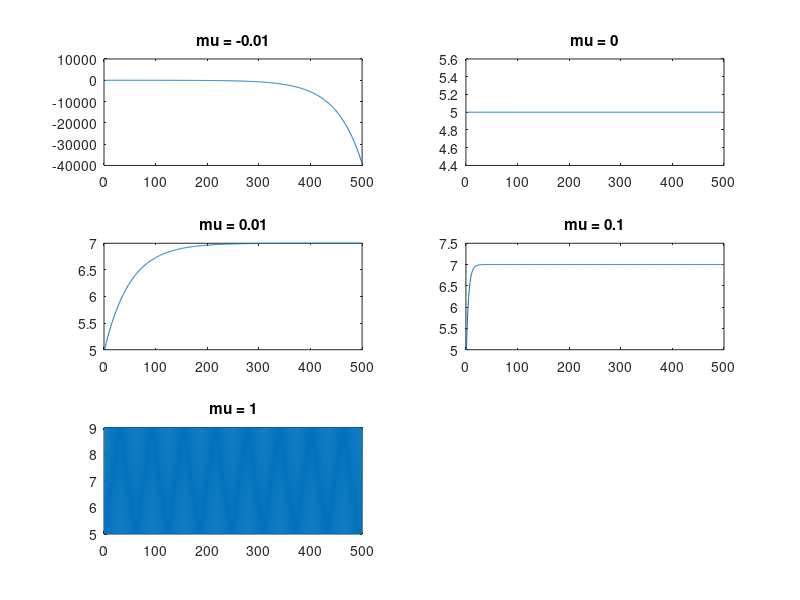
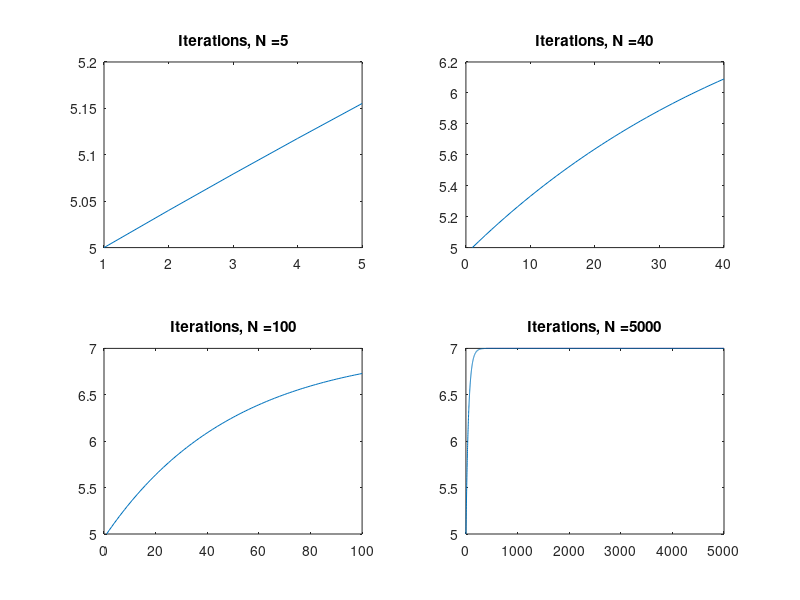
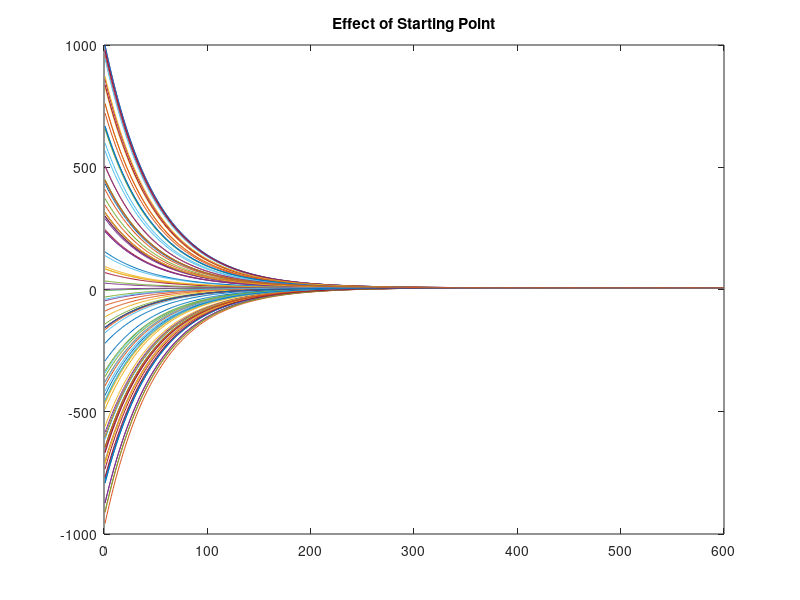

MATLAB code to generate these figures, in order:
close all; clc; clear
% polyconverge.m find the minimum of J(x)=x^2-8x+16 via steepest descent
N=500; % number of iterations
mu=[-.01 0 .01 .1 1 10]; % algorithm stepsize
x=zeros(size(1,N)); % initialize x to zero
x(1)=5; % starting point x(1)
all = zeros(length(mu), N);
for i=1:length(mu)
for k=1:N-1
x(k+1)=(1-2*mu(i))*x(k)+14*mu(i); % update equation
end
all(i,:)= x;
end
subplot(3,2,1); plot (all(1,:)); title('mu = -0.01');
subplot(3,2,2); plot (all(2,:)); title('mu = 0');
subplot(3,2,3); plot (all(3,:)); title('mu = 0.01');
subplot(3,2,4); plot (all(4,:)); title('mu = 0.1');
subplot(3,2,5); plot (all(5,:)); title('mu = 1');
subplot(3,2,6); plot (all(6,:)); title('mu = 10');

figure;
N=[5 40 100 5000]; % number of iterations
mu=.01; % algorithm stepsize
x=zeros(1); % initialize x to zero
x(1)=5; % starting point x(1)
y = zeros(4);
for i=1:length(N)
for k=1:N(i)-1
x(k+1)=(1-2*mu)*x(k)+14*mu; % update equation
end
y(i)= min(x);
subplot(2,2,i); plot(x); title(strcat('Iterations, N = ',int2str(N(i))));
end

figure;
% polyconverge.m find the minimum of J(x)= x^2-14x+49 via steepest descent
N=600; % number of iterations
mu=.01; % algorithm stepsize
x=zeros(size(1,N)); % initialize x to zero
for i=1:100
x(1)=randi([-1000 1000],1,1); % starting point x(1)
for k=1:N-1
x(k+1)=(1-2*mu)*x(k)+14*mu;
end % update equation
plot (x);
hold on;
end
hold off;
title('Effect of Starting Point');
